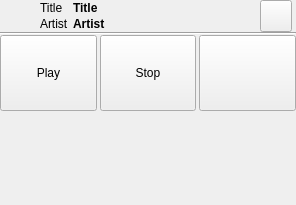
<?xml version="1.0" encoding="UTF-8"?>
<ui version="4.0">
 <class>TinyMainWindow</class>
 <widget class="QMainWindow" name="TinyMainWindow">
  <property name="geometry">
   <rect>
    <x>0</x>
    <y>0</y>
    <width>296</width>
    <height>205</height>
   </rect>
  </property>
  <property name="windowTitle">
   <string>SkyMPC</string>
  </property>
  <property name="animated">
   <bool>false</bool>
  </property>
  <widget class="QWidget" name="centralWidget">
   <layout class="QVBoxLayout" name="verticalLayout">
    <property name="spacing">
     <number>0</number>
    </property>
    <property name="leftMargin">
     <number>0</number>
    </property>
    <property name="topMargin">
     <number>0</number>
    </property>
    <property name="rightMargin">
     <number>0</number>
    </property>
    <property name="bottomMargin">
     <number>0</number>
    </property>
    <item>
     <layout class="QGridLayout" name="gridLayout">
      <property name="leftMargin">
       <number>4</number>
      </property>
      <property name="rightMargin">
       <number>4</number>
      </property>
      <property name="horizontalSpacing">
       <number>4</number>
      </property>
      <property name="verticalSpacing">
       <number>0</number>
      </property>
      <item row="0" column="0" rowspan="2">
       <widget class="QLabel" name="label">
        <property name="minimumSize">
         <size>
          <width>32</width>
          <height>32</height>
         </size>
        </property>
        <property name="maximumSize">
         <size>
          <width>32</width>
          <height>32</height>
         </size>
        </property>
        <property name="text">
         <string/>
        </property>
        <property name="pixmap">
         <pixmap resource="../resources.qrc">:/image/appicon.png</pixmap>
        </property>
       </widget>
      </item>
      <item row="0" column="1">
       <widget class="QLabel" name="label_2">
        <property name="text">
         <string>Title</string>
        </property>
       </widget>
      </item>
      <item row="0" column="2">
       <widget class="QLabel" name="label_title">
        <property name="sizePolicy">
         <sizepolicy hsizetype="Expanding" vsizetype="Preferred">
          <horstretch>0</horstretch>
          <verstretch>0</verstretch>
         </sizepolicy>
        </property>
        <property name="font">
         <font>
          <weight>75</weight>
          <bold>true</bold>
         </font>
        </property>
        <property name="text">
         <string>Title</string>
        </property>
       </widget>
      </item>
      <item row="0" column="3" rowspan="2">
       <widget class="QToolButton" name="toolButton_close">
        <property name="sizePolicy">
         <sizepolicy hsizetype="Preferred" vsizetype="Preferred">
          <horstretch>0</horstretch>
          <verstretch>0</verstretch>
         </sizepolicy>
        </property>
        <property name="minimumSize">
         <size>
          <width>32</width>
          <height>32</height>
         </size>
        </property>
        <property name="maximumSize">
         <size>
          <width>32</width>
          <height>32</height>
         </size>
        </property>
        <property name="toolTip">
         <string>Sleep Timer</string>
        </property>
        <property name="text">
         <string/>
        </property>
        <property name="icon">
         <iconset resource="../resources.qrc">
          <normaloff>:/image/close.svgz</normaloff>:/image/close.svgz</iconset>
        </property>
        <property name="iconSize">
         <size>
          <width>24</width>
          <height>24</height>
         </size>
        </property>
       </widget>
      </item>
      <item row="1" column="1">
       <widget class="QLabel" name="label_3">
        <property name="text">
         <string>Artist</string>
        </property>
       </widget>
      </item>
      <item row="1" column="2">
       <widget class="QLabel" name="label_artist">
        <property name="sizePolicy">
         <sizepolicy hsizetype="Expanding" vsizetype="Preferred">
          <horstretch>0</horstretch>
          <verstretch>0</verstretch>
         </sizepolicy>
        </property>
        <property name="font">
         <font>
          <weight>75</weight>
          <bold>true</bold>
         </font>
        </property>
        <property name="text">
         <string>Artist</string>
        </property>
       </widget>
      </item>
     </layout>
    </item>
    <item>
     <widget class="Line" name="line">
      <property name="orientation">
       <enum>Qt::Horizontal</enum>
      </property>
     </widget>
    </item>
    <item>
     <layout class="QHBoxLayout" name="horizontalLayout">
      <property name="spacing">
       <number>3</number>
      </property>
      <item>
       <widget class="QToolButton" name="toolButton_play">
        <property name="sizePolicy">
         <sizepolicy hsizetype="Expanding" vsizetype="Expanding">
          <horstretch>0</horstretch>
          <verstretch>0</verstretch>
         </sizepolicy>
        </property>
        <property name="focusPolicy">
         <enum>Qt::TabFocus</enum>
        </property>
        <property name="toolTip">
         <string>Play</string>
        </property>
        <property name="text">
         <string>Play</string>
        </property>
        <property name="icon">
         <iconset resource="../resources.qrc">
          <normaloff>:/image/play.svgz</normaloff>:/image/play.svgz</iconset>
        </property>
        <property name="iconSize">
         <size>
          <width>32</width>
          <height>32</height>
         </size>
        </property>
       </widget>
      </item>
      <item>
       <widget class="QToolButton" name="toolButton_stop">
        <property name="sizePolicy">
         <sizepolicy hsizetype="Expanding" vsizetype="Expanding">
          <horstretch>0</horstretch>
          <verstretch>0</verstretch>
         </sizepolicy>
        </property>
        <property name="focusPolicy">
         <enum>Qt::TabFocus</enum>
        </property>
        <property name="toolTip">
         <string>Stop</string>
        </property>
        <property name="text">
         <string>Stop</string>
        </property>
        <property name="icon">
         <iconset resource="../resources.qrc">
          <normaloff>:/image/stop.svgz</normaloff>:/image/stop.svgz</iconset>
        </property>
        <property name="iconSize">
         <size>
          <width>32</width>
          <height>32</height>
         </size>
        </property>
       </widget>
      </item>
      <item>
       <widget class="QToolButton" name="toolButton_sleep_timer">
        <property name="sizePolicy">
         <sizepolicy hsizetype="Expanding" vsizetype="Expanding">
          <horstretch>0</horstretch>
          <verstretch>0</verstretch>
         </sizepolicy>
        </property>
        <property name="toolTip">
         <string>Sleep Timer</string>
        </property>
        <property name="text">
         <string/>
        </property>
        <property name="icon">
         <iconset resource="../resources.qrc">
          <normaloff>:/image/timer.svgz</normaloff>:/image/timer.svgz</iconset>
        </property>
        <property name="iconSize">
         <size>
          <width>32</width>
          <height>32</height>
         </size>
        </property>
       </widget>
      </item>
     </layout>
    </item>
    <item>
     <spacer name="verticalSpacer">
      <property name="orientation">
       <enum>Qt::Vertical</enum>
      </property>
      <property name="sizeHint" stdset="0">
       <size>
        <width>20</width>
        <height>40</height>
       </size>
      </property>
     </spacer>
    </item>
   </layout>
  </widget>
  <widget class="QStatusBar" name="statusBar">
   <property name="sizeGripEnabled">
    <bool>false</bool>
   </property>
  </widget>
  <action name="action_random">
   <property name="checkable">
    <bool>true</bool>
   </property>
   <property name="icon">
    <iconset resource="../resources.qrc">
     <normaloff>:/image/random.svgz</normaloff>:/image/random.svgz</iconset>
   </property>
   <property name="text">
    <string>Ra&amp;ndom</string>
   </property>
   <property name="toolTip">
    <string>Random</string>
   </property>
   <property name="shortcut">
    <string>Ctrl+N</string>
   </property>
  </action>
  <action name="action_repeat">
   <property name="checkable">
    <bool>true</bool>
   </property>
   <property name="icon">
    <iconset resource="../resources.qrc">
     <normaloff>:/image/repeat.svgz</normaloff>:/image/repeat.svgz</iconset>
   </property>
   <property name="text">
    <string>&amp;Repeat</string>
   </property>
   <property name="toolTip">
    <string>Repeat</string>
   </property>
   <property name="shortcut">
    <string>Ctrl+R</string>
   </property>
  </action>
  <action name="action_debug">
   <property name="text">
    <string>Debug</string>
   </property>
  </action>
  <action name="action_play">
   <property name="icon">
    <iconset resource="../resources.qrc">
     <normaloff>:/image/play.svgz</normaloff>:/image/play.svgz</iconset>
   </property>
   <property name="text">
    <string>&amp;Play</string>
   </property>
   <property name="toolTip">
    <string>Play</string>
   </property>
   <property name="shortcut">
    <string>F1</string>
   </property>
  </action>
  <action name="action_stop">
   <property name="icon">
    <iconset resource="../resources.qrc">
     <normaloff>:/image/stop.svgz</normaloff>:/image/stop.svgz</iconset>
   </property>
   <property name="text">
    <string>&amp;Stop</string>
   </property>
   <property name="toolTip">
    <string>Stop</string>
   </property>
   <property name="shortcut">
    <string>F4</string>
   </property>
  </action>
  <action name="action_previous">
   <property name="icon">
    <iconset resource="../resources.qrc">
     <normaloff>:/image/prev.svgz</normaloff>:/image/prev.svgz</iconset>
   </property>
   <property name="text">
    <string>Pre&amp;vious</string>
   </property>
   <property name="toolTip">
    <string>Previous</string>
   </property>
   <property name="shortcut">
    <string>F2</string>
   </property>
  </action>
  <action name="action_next">
   <property name="icon">
    <iconset resource="../resources.qrc">
     <normaloff>:/image/next.svgz</normaloff>:/image/next.svgz</iconset>
   </property>
   <property name="text">
    <string>&amp;Next</string>
   </property>
   <property name="toolTip">
    <string>Next</string>
   </property>
   <property name="shortcut">
    <string>F3</string>
   </property>
  </action>
  <action name="action_help_about">
   <property name="text">
    <string>About</string>
   </property>
  </action>
  <action name="action_edit_copy">
   <property name="text">
    <string>&amp;Copy</string>
   </property>
   <property name="shortcut">
    <string>Ctrl+C</string>
   </property>
  </action>
  <action name="action_edit_cut">
   <property name="text">
    <string>Cu&amp;t</string>
   </property>
   <property name="shortcut">
    <string>Ctrl+X</string>
   </property>
  </action>
  <action name="action_edit_paste_bottom">
   <property name="text">
    <string>Paste (&amp;Bottom)</string>
   </property>
   <property name="toolTip">
    <string>Paste (Bottom)</string>
   </property>
   <property name="shortcut">
    <string>Ctrl+B</string>
   </property>
  </action>
  <action name="action_edit_delete">
   <property name="text">
    <string>&amp;Delete</string>
   </property>
   <property name="shortcut">
    <string>Del</string>
   </property>
  </action>
  <action name="action_network_connect">
   <property name="text">
    <string>&amp;Connect...</string>
   </property>
   <property name="shortcut">
    <string>Ctrl+T</string>
   </property>
  </action>
  <action name="action_network_disconnect">
   <property name="text">
    <string>&amp;Disconnect</string>
   </property>
  </action>
  <action name="action_single">
   <property name="checkable">
    <bool>true</bool>
   </property>
   <property name="icon">
    <iconset resource="../resources.qrc">
     <normaloff>:/image/single.svgz</normaloff>:/image/single.svgz</iconset>
   </property>
   <property name="text">
    <string>S&amp;ingle</string>
   </property>
   <property name="shortcut">
    <string>Ctrl+I</string>
   </property>
  </action>
  <action name="action_playlist_edit">
   <property name="text">
    <string>&amp;Edit...</string>
   </property>
   <property name="toolTip">
    <string>Edit</string>
   </property>
   <property name="shortcut">
    <string>F6</string>
   </property>
  </action>
  <action name="action_edit_paste_insert">
   <property name="text">
    <string>Paste (&amp;Insert)</string>
   </property>
   <property name="toolTip">
    <string>Paste (Insert)</string>
   </property>
   <property name="shortcut">
    <string>Ctrl+V</string>
   </property>
  </action>
  <action name="action_playlist_add_location">
   <property name="text">
    <string>&amp;Add location...</string>
   </property>
   <property name="toolTip">
    <string>Add location</string>
   </property>
  </action>
  <action name="action_playlist_update">
   <property name="text">
    <string>&amp;Update</string>
   </property>
   <property name="toolTip">
    <string>Update</string>
   </property>
   <property name="shortcut">
    <string>F5</string>
   </property>
  </action>
  <action name="action_file_close">
   <property name="text">
    <string>Close</string>
   </property>
   <property name="shortcut">
    <string>Ctrl+W</string>
   </property>
  </action>
  <action name="action_playlist_quick_save_1">
   <property name="text">
    <string>Quick save 1</string>
   </property>
   <property name="shortcut">
    <string>Shift+F7</string>
   </property>
  </action>
  <action name="action_playlist_quick_save_2">
   <property name="text">
    <string>Quick save 2</string>
   </property>
   <property name="shortcut">
    <string>Shift+F8</string>
   </property>
  </action>
  <action name="action_playlist_quick_load_1">
   <property name="text">
    <string>Quick load 1</string>
   </property>
   <property name="shortcut">
    <string>F7</string>
   </property>
  </action>
  <action name="action_playlist_quick_load_2">
   <property name="text">
    <string>Quick load 2</string>
   </property>
   <property name="shortcut">
    <string>F8</string>
   </property>
  </action>
  <action name="action_playlist_clear">
   <property name="text">
    <string>&amp;Clear</string>
   </property>
   <property name="shortcut">
    <string>Shift+F6</string>
   </property>
  </action>
  <action name="action_playlist_unify">
   <property name="text">
    <string>Unify</string>
   </property>
  </action>
  <action name="action_consume">
   <property name="icon">
    <iconset resource="../resources.qrc">
     <normaloff>:/image/consume.svgz</normaloff>:/image/consume.svgz</iconset>
   </property>
   <property name="text">
    <string>Consume</string>
   </property>
  </action>
  <action name="action_network_reconnect">
   <property name="text">
    <string>Reconnect</string>
   </property>
   <property name="shortcut">
    <string>Shift+F5</string>
   </property>
  </action>
  <action name="action_sleep_timer">
   <property name="text">
    <string>Sleep &amp;timer...</string>
   </property>
   <property name="shortcut">
    <string>Shift+F1</string>
   </property>
  </action>
 </widget>
 <layoutdefault spacing="6" margin="11"/>
 <tabstops>
  <tabstop>toolButton_play</tabstop>
  <tabstop>toolButton_stop</tabstop>
  <tabstop>toolButton_sleep_timer</tabstop>
  <tabstop>toolButton_close</tabstop>
 </tabstops>
 <resources>
  <include location="../resources.qrc"/>
 </resources>
 <connections/>
</ui>
